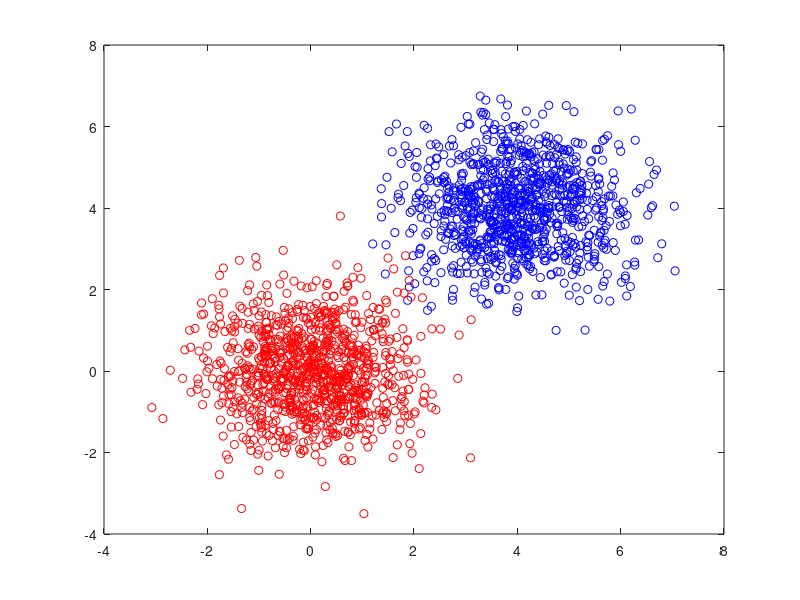

Write MATLAB code to recreate this figure. (Note: this script raises an error after producing the figure.)
%% Program to demonstrate perceptron learning rule
%
rng(50);                 % Seed random number generator for reproducibility
m1=1000;                 % number of samples in set 1
m2=m1;                	 % number of samples in set 2
m=m1+m2;				 % total number of samples
%
a=4;					 % Cluster 1 centered at position (4,4) 
b=0;					 % Cluster 2 centered at position (0,0) 
c1=repmat([a ; a], 1, m1);    % center of cluster 1 (4,4)
c2=repmat([b ; b], 1, m2);    % center of cluster 2 (0,0)
%
x1=c1+randn(2, m1);      % set 1 is a Gaussian cluster centered at c1
x2=c2+randn(2, m2);      % set 2 is a Gaussian cluster centered at c2

T1=ones(1, m1) ;         % Classes coded as 1 and 0
T2=zeros(1,m2);

T=cat(2,T1,T2);% Class labels
x=cat(2,x1,x2); % data points
%

fg =figure(1);
plot(x1(1,:), x1(2,:), 'ob')
hold on
plot(x2(1,:), x2(2,:), 'or')
ax = gca;
ax.XAxisLocation='origin';
ax.YAxisLocation='origin';
ax.LineWidth=2;
ax.FontSize=14;
box off
fg.Color='w';


j=randperm(m);% Random permutation of the data points
T=T(j);
x=x(:,j);

theta=1;% Threshold
eta=0.05;% learning rate
%
w=[.75;-.5];                % initial guess for weight vector



% Main for loop
% Visit the data points in random sequence to learn the weights
for i=1:m
   
    %%% follow instructions to complete for loop %%%
      
    % project the ith data point onto w and compute the output of the
    % perceptron
    ithvector = x(1:2,i);
    projection = dot(ithvector,w);
    output = projection-theta;
    binaryoutput = 0;
    if output > 0
        binaryoutput = 1;
    end
    % compute the update (delta w) to the weight vector under these two
    % conditions:
    deltaw = [0;0];
    % if the classification was correct:
    if binaryoutput == T(1,i)
        deltaw = [0;0];
    else
        % if the classification was incorrect:

        if T(1,i) == 1
            deltaw = eta*ithvector;
        else
            deltaw = -eta*ithvector;
        end
    end
    
    
    % update the weight vector 
 w = w+deltaw;
  
         
end

%%% Your code to add  the decision boundary to figure (1) goes here%%%
firstcoord = 1/w(1);
secondcoord = 1/w(2);

plot([0 firstcoord], [secondcoord 0]);

hold off


